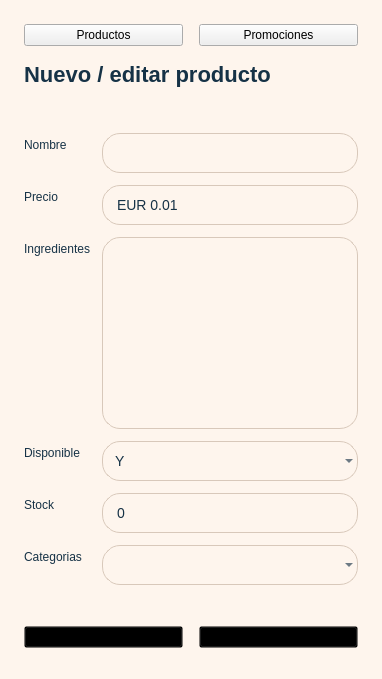
<?xml version="1.0" encoding="UTF-8"?>
<ui version="4.0">
 <class>AdminProductosProductoUI</class>
 <widget class="QFrame" name="AdminProductosProductoUI">
  <property name="styleSheet">
   <string>QFrame#AdminProductosProductoUI { background-color: #FEF5ED; border-radius: 34px; } QLabel { color: #163246; background: transparent; } QLineEdit, QTextEdit, QComboBox, QDoubleSpinBox, QSpinBox { background-color: white; border: 1px solid #D8C8BA; border-radius: 18px; color: #163246; font-size: 14px; padding: 10px 12px; }</string>
  </property>
  <layout class="QVBoxLayout" name="rightLayout">
   <property name="leftMargin"><number>24</number></property>
   <property name="topMargin"><number>24</number></property>
   <property name="rightMargin"><number>24</number></property>
   <property name="bottomMargin"><number>24</number></property>
   <property name="spacing"><number>16</number></property>
   <item>
    <layout class="QHBoxLayout" name="modeButtonsLayout">
     <item>
      <widget class="QPushButton" name="products_mode_button">
       <property name="minimumHeight"><number>46</number></property>
       <property name="cursor"><cursorShape>PointingHandCursor</cursorShape></property>
       <property name="sizePolicy"><sizepolicy hsizetype="Expanding" vsizetype="Fixed"><horstretch>0</horstretch><verstretch>0</verstretch></sizepolicy></property>
       <property name="text"><string>Productos</string></property>
      </widget>
     </item>
     <item>
      <widget class="QPushButton" name="promotions_mode_button">
       <property name="minimumHeight"><number>46</number></property>
       <property name="cursor"><cursorShape>PointingHandCursor</cursorShape></property>
       <property name="sizePolicy"><sizepolicy hsizetype="Expanding" vsizetype="Fixed"><horstretch>0</horstretch><verstretch>0</verstretch></sizepolicy></property>
       <property name="text"><string>Promociones</string></property>
      </widget>
     </item>
    </layout>
   </item>
   <item>
    <widget class="QFrame" name="products_panel">
     <property name="styleSheet"><string>background:transparent;</string></property>
     <layout class="QVBoxLayout" name="productsPanelLayout">
      <property name="leftMargin"><number>0</number></property>
      <property name="topMargin"><number>0</number></property>
      <property name="rightMargin"><number>0</number></property>
      <property name="bottomMargin"><number>0</number></property>
      <property name="spacing"><number>16</number></property>
      <item>
       <widget class="QLabel" name="form_title">
        <property name="styleSheet"><string>color:#163246;font-size:22px;font-weight:700;</string></property>
        <property name="text"><string>Nuevo / editar producto</string></property>
       </widget>
      </item>
      <item>
       <widget class="QLabel" name="form_status">
        <property name="wordWrap"><bool>true</bool></property>
        <property name="styleSheet"><string>color:#7B97A5;font-size:12px;</string></property>
        <property name="text"><string></string></property>
       </widget>
      </item>
      <item>
       <layout class="QFormLayout" name="formLayout">
     <property name="horizontalSpacing"><number>12</number></property>
     <property name="verticalSpacing"><number>12</number></property>
     <item row="0" column="0">
      <widget class="QLabel" name="name_label"><property name="text"><string>Nombre</string></property></widget>
     </item>
     <item row="0" column="1">
      <widget class="QLineEdit" name="name_input"/>
     </item>
     <item row="1" column="0">
      <widget class="QLabel" name="price_label"><property name="text"><string>Precio</string></property></widget>
     </item>
     <item row="1" column="1">
      <widget class="QDoubleSpinBox" name="price_input">
       <property name="maximum"><double>9999.990000000000009</double></property>
       <property name="decimals"><number>2</number></property>
       <property name="prefix"><string>EUR </string></property>
       <property name="minimum"><double>0.010000000000000</double></property>
      </widget>
     </item>
     <item row="2" column="0">
      <widget class="QLabel" name="ingredients_label"><property name="text"><string>Ingredientes</string></property></widget>
     </item>
     <item row="2" column="1">
      <widget class="QTextEdit" name="ingredients_input">
       <property name="minimumHeight"><number>110</number></property>
      </widget>
     </item>
     <item row="3" column="0">
      <widget class="QLabel" name="available_label"><property name="text"><string>Disponible</string></property></widget>
     </item>
     <item row="3" column="1">
      <widget class="QComboBox" name="available_input">
       <item><property name="text"><string>Y</string></property></item>
       <item><property name="text"><string>N</string></property></item>
      </widget>
     </item>
     <item row="4" column="0">
      <widget class="QLabel" name="stock_label"><property name="text"><string>Stock</string></property></widget>
     </item>
     <item row="4" column="1">
      <widget class="QSpinBox" name="stock_input">
       <property name="maximum"><number>99999</number></property>
      </widget>
     </item>
     <item row="5" column="0">
      <widget class="QLabel" name="category_label"><property name="text"><string>Categorias</string></property></widget>
     </item>
     <item row="5" column="1">
      <widget class="QComboBox" name="category_input"/>
     </item>
     <item row="6" column="0">
      <widget class="QLabel" name="category_hint">
       <property name="wordWrap"><bool>true</bool></property>
       <property name="styleSheet"><string>color:#7B97A5;font-size:11px;</string></property>
       <property name="text"><string></string></property>
      </widget>
     </item>
       </layout>
      </item>
      <item>
       <layout class="QHBoxLayout" name="actionsLayout">
        <item>
         <widget class="QPushButton" name="clear_button">
          <property name="minimumHeight"><number>48</number></property>
          <property name="text"><string>Limpiar</string></property>
         </widget>
        </item>
        <item>
         <widget class="QPushButton" name="save_button">
          <property name="minimumHeight"><number>48</number></property>
          <property name="text"><string>Anadir producto</string></property>
         </widget>
        </item>
       </layout>
      </item>
      <item>
       <spacer name="stretchBottom">
        <property name="orientation"><enum>Qt::Vertical</enum></property>
       </spacer>
      </item>
     </layout>
    </widget>
   </item>
  </layout>
 </widget>
</ui>
